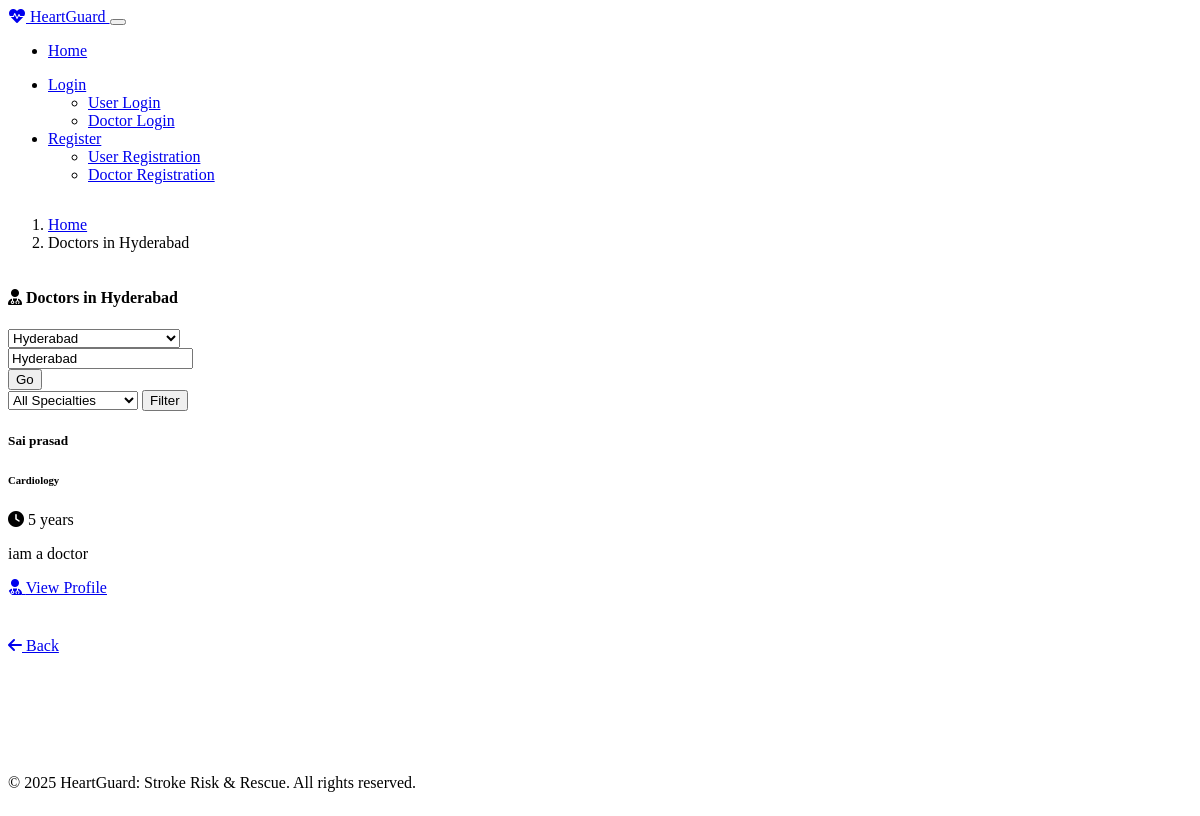
Screenshot of /doctors/location/Hyderabad with the database file from the repository.
### models.py (models this page shows, shortened)
class Doctor(UserMixin, db.Model):
    id = db.Column(db.Integer, primary_key=True)
    email = db.Column(db.String(120), unique=True, nullable=False)
    password_hash = db.Column(db.String(256), nullable=False)
    name = db.Column(db.String(100), nullable=False)
    location = db.Column(db.String(100), nullable=False)
    specialty = db.Column(db.String(100), nullable=False)
    about = db.Column(db.Text, nullable=True)
    experience = db.Column(db.String(100), nullable=True)
    clinic_address = db.Column(db.String(200), nullable=True)
    contact_info = db.Column(db.String(100), nullable=True)
    created_at = db.Column(db.DateTime, default=datetime.utcnow)

### routes.py (the view)
@app.route('/doctors/location/<location>')
def doctors_by_location(location):
    location_param = request.args.get('location')
    if location_param:
        return redirect(url_for('doctors_by_location', location=location_param))
    specialty = request.args.get('specialty')
    try:
        existing_city = City.query.filter_by(name=location).first()
        if not existing_city:
            new_city = City(name=location)
            db.session.add(new_city)
            db.session.commit()
    except Exception as e:
        logger.error(f"Error adding location to city table: {str(e)}")
    query = Doctor.query.filter_by(location=location)
    if specialty:
        query = query.filter_by(specialty=specialty)
    doctors = query.all()
    cities = City.query.all()
    return render_template(
        'doctors_by_location.html',
        location=location,
        doctors=doctors,
        cities=cities,
        specialty=specialty
    )

### templates/doctors_by_location.html (shortened to what this page needs)
{% extends 'base.html' %}
{% block content %}
<div class="container py-4">
    <nav aria-label="breadcrumb">
        <ol class="breadcrumb">
            <li class="breadcrumb-item"><a href="{{ url_for('index') }}">Home</a></li>
            <li class="breadcrumb-item active" aria-current="page">Doctors in {{ location }}</li>
        </ol>
    </nav>
    <div class="card shadow-sm mb-4">
        <div class="card-header bg-primary text-white">
            <h4 class="mb-0">
                <i class="fas fa-user-md me-2"></i>
                Doctors in {{ location }}
            </h4>
        </div>
        <div class="card-body">
            <div class="row mb-4">
                <div class="col-md-6">
                    <form action="{{ url_for('doctors_by_location', location=location) }}" method="GET" class="mb-3">
                        <div class="row">
                            <div class="col-12 mb-2">
                                <select class="form-select" id="locationSelect" onchange="handleLocationChange()">
                                    {% for city in cities %}
                                        <option value="{{ city.name }}" {% if city.name == location %}selected{% endif %}>
                                            {{ city.name }}
                                        </option>
                                    {% endfor %}
                                </select>
                            </div>
                            <div class="col-8">
                                <input type="text" class="form-control" id="locationInput" name="location" value="{{ location }}" placeholder="Enter location">
                            </div>
                            <div class="col-4">
                                <button class="btn btn-outline-primary w-100" type="submit">Go</button>
                            </div>
                        </div>
                    </form>
                </div>
                <div class="col-md-6">
                    <form action="{{ url_for('doctors_by_location', location=location) }}" method="GET">
                        <div class="input-group">
                            <select class="form-select" id="specialtyFilter" name="specialty">
                                <option value="">All Specialties</option>
                            </select>
                            <button class="btn btn-outline-primary" type="submit">Filter</button>
                        </div>
                    </form>
                </div>
            </div>
            {% if doctors %}
                <div class="row row-cols-1 row-cols-md-3 g-4">
                    {% for doctor in doctors %}
                    <div class="col">
                        <div class="card h-100">
                            <div class="card-body">
                                <h5 class="card-title">{{ doctor.name }}</h5>
                                <h6 class="card-subtitle mb-2 text-muted">{{ doctor.specialty }}</h6>
                                {% if doctor.experience %}
                                <p class="card-text">
                                    <i class="fas fa-clock me-2"></i>
                                    {{ doctor.experience }}
                                </p>
                                {% endif %}
                                {% if doctor.about %}
                                <p class="card-text text-truncate">{{ doctor.about }}</p>
                                {% endif %}
                                <div class="d-grid mt-3">
                                    <a href="{{ url_for('doctor_profile', doctor_id=doctor.id) }}" class="btn btn-primary">
                                        <i class="fas fa-user-md me-2"></i>
                                        View Profile
                                    </a>
                                </div>
                            </div>
                        </div>
                    </div>
                    {% endfor %}
                </div>
            {% else %}
                <div class="alert alert-info">
                    <i class="fas fa-info-circle me-2"></i>
                    No doctors found in {{ location }}{% if specialty %} with specialty in {{ specialty }}{% endif %}.
                </div>
            {% endif %}
        </div>
    </div>
    <div class="text-center mt-3">
        <a href="javascript:history.back()" class="btn btn-outline-secondary">
            <i class="fas fa-arrow-left me-2"></i>
            Back
        </a>
    </div>
</div>
{% endblock %}

### static/css/styles.css (style rules this page uses)
body { min-height: 100vh; display: flex; flex-direction: column; }
.card { border-radius: 10px; overflow: hidden; margin-bottom: 20px; }
.card-header { font-weight: 500; }

### rows the page displays
Doctor: name "Sai prasad", specialty "Cardiology", experience "5 years", about "iam a doctor"

### other values shown
{{ location }} "Hyderabad"
form field value "Hyderabad"
